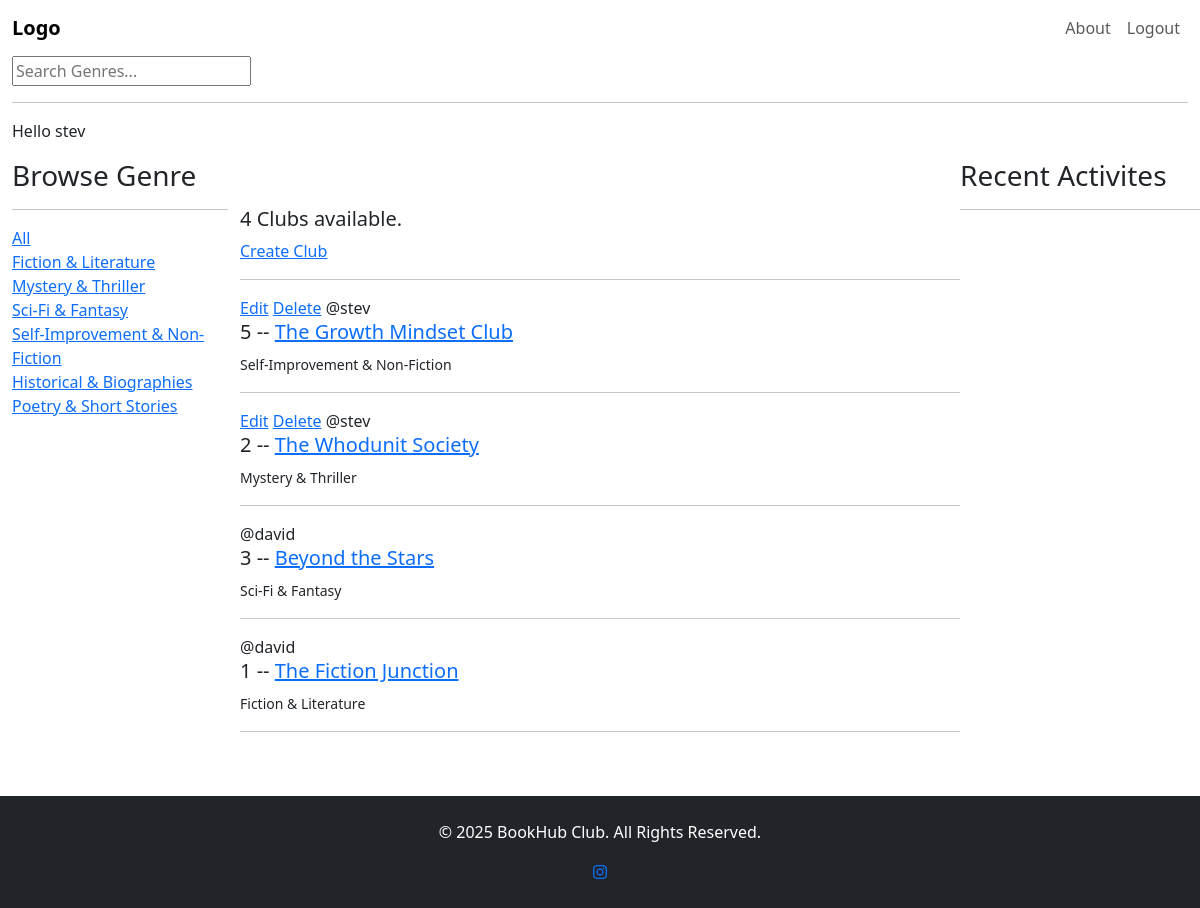
The page / (signed in) on the database as committed earlier.
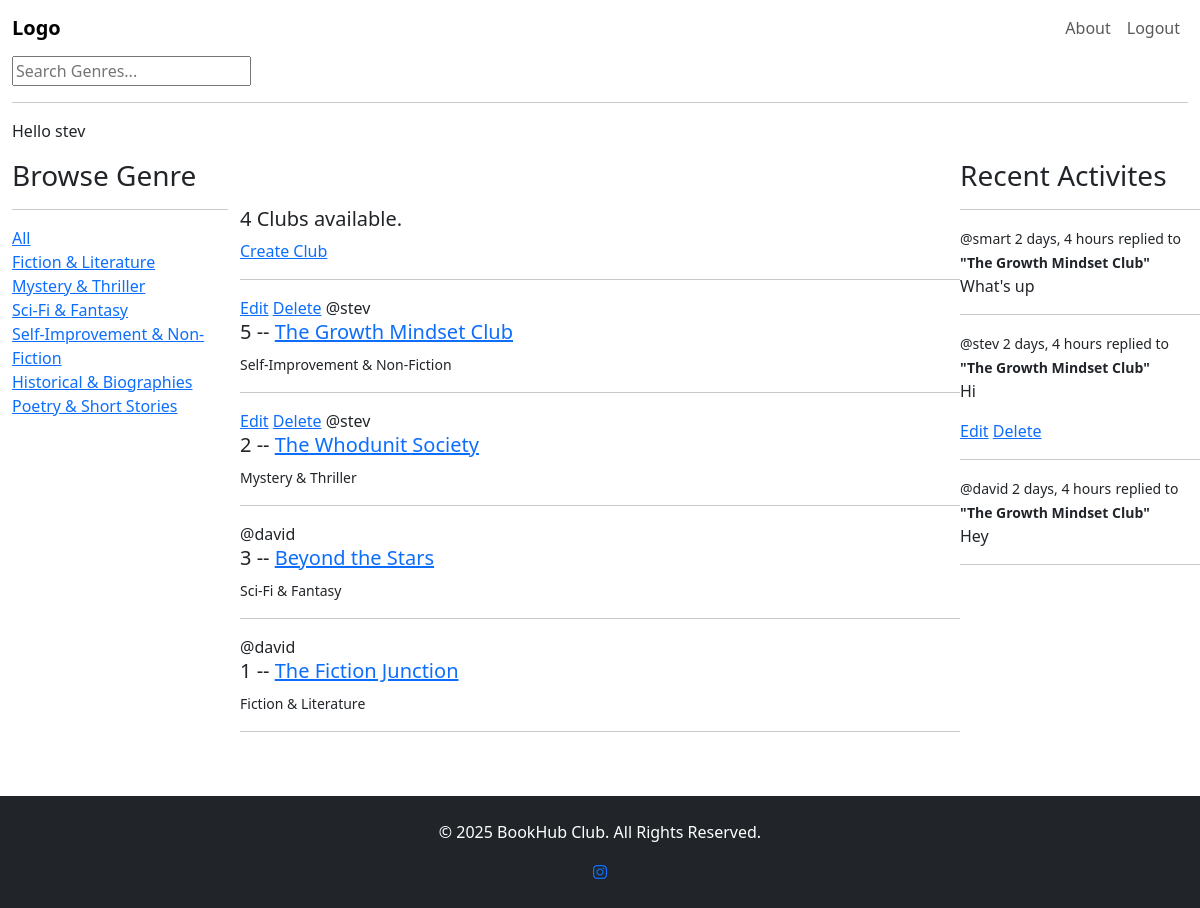
The same page on the database as committed later.
### base/models.py (models this page shows, shortened)
class Genre(models.Model):
    name = models.CharField(max_length=200)

class Club(models.Model):
    host = models.ForeignKey(User, on_delete=models.SET_NULL, null=True)
    genre = models.ForeignKey(Genre, on_delete=models.SET_NULL, null=True)
    name = models.CharField(max_length=200)
    description = models.TextField(null=True, blank=True)
    rules = models.TextField(null=True, blank=True)
    participants = models.ManyToManyField(User, related_name='participants', blank=True)
    updated = models.DateTimeField(auto_now=True)
    created = models.DateTimeField(auto_now_add=True)
    class Meta:
        ordering = ['-updated', '-created']
    def __str__(self):
        return self.name

class Message(models.Model):
    user = models.ForeignKey(User, on_delete=models.CASCADE)
    club = models.ForeignKey(Club, on_delete=models.CASCADE)
    body = models.TextField()
    updated = models.DateTimeField(auto_now=True)
    created = models.DateTimeField(auto_now_add=True)
    class Meta:
        ordering = ['-updated', '-created']
    def __str__(self):
        return self.body[0:50]

### base/views.py (the view)
# urls.py: path('', views.home, name='home'),
def home(request):
    q = request.GET.get('q') if request.GET.get('q') != None else ''
    clubs = Club.objects.filter(
        Q(genre__name__icontains=q) |
        Q(name__icontains=q) |
        Q(description__icontains=q)
    )
    genres = Genre.objects.all()
    club_count = clubs.count()
    club_messages = Message.objects.all()
    context = {"clubs": clubs, 'genres': genres, 'club_count': club_count, 'club_messages': club_messages}
    return render(request, 'base/home.html', context)

### base/templates/base/home.html (shortened to what this page needs)
{% extends 'main.html' %}
{% block content %}
<div class="home-container">
    <section id="browse">
        <div class="container">
            <h3>Browse Genre</h3>
            <hr>
            <div>
                <a href="{% url 'home' %}">All</a>
            </div>
            <div>
                {% for genre in genres %}
                <div>
                    <a href="{% url 'home' %}?q={{genre.name}}">{{genre.name}}</a>
                </div>
                {% endfor %}
            </div>
        </div>
    </section>
        <section id="clublist" class="py-5">
            <div>
                {% if club_count > 1 %}
                <h5>{{club_count}} Clubs available.</h5>
                {% else %}
                <h5>{{club_count}} Club available.</h5>
                {% endif %}
                <a href="{% url 'create-club' %}">Create Club</a>
                <hr>
                <div>
                    {% for club in clubs %}
                    <div>
                        {% if request.user == club.host %}
                        <a href="{% url 'update-club' club.id %}">Edit</a>
                        <a href="{% url 'delete-club' club.id %}">Delete</a>
                        {% endif %}
                        <span>@{{club.host.username}}</span>
                        <h5>{{club.id}} -- <a href="{% url 'club' club.id %}">{{club.name}}</a></h5>
                        <small>{{club.genre.name}}</small>
                        <hr>
                    </div>
                    {% endfor %}
                </div>
            </div>
        </section>
        <section id="activities">
            <div>
                <h3>Recent Activites</h3>
                <hr>
                {% for message in club_messages %}
                <small>@{{message.user}} {{message.created|timesince}}</small>
                <small>replied to <b>"{{message.club}}"</b></small>
                <p>{{message}}</p>
                {% if request.user == message.user %}
                <a href="{% url 'update-message' message.id %}">Edit</a>
                <a href="{% url 'delete-message' message.id %}">Delete</a>
                {% endif %}
                <hr>
                {% endfor %}
            </div>
        </section>
    </div>
    <footer class="py-4 bg-dark text-white text-center">
        <div class="container">
            <p>&copy; 2025 BookHub Club. All Rights Reserved.</p>
            <a href="https://instagram.com/ola_da.vid?igshid=OGY3MTU30GY1Mw==" target="_blank" class="social-icon"><i class="fa-brands fa-instagram"></i></a>
        </div>
    </footer>
{% endblock content %}

Rows that differ between the two databases and show on the page:
added Message: user "smart", created "2 days, 4 hours", club "The Growth Mindset Club", body "What's up"
added Message: user "stev", created "2 days, 4 hours", club "The Growth Mindset Club", body "Hi", shows "Edit"
added Message: user "david", created "2 days, 4 hours", club "The Growth Mindset Club", body "Hey"
